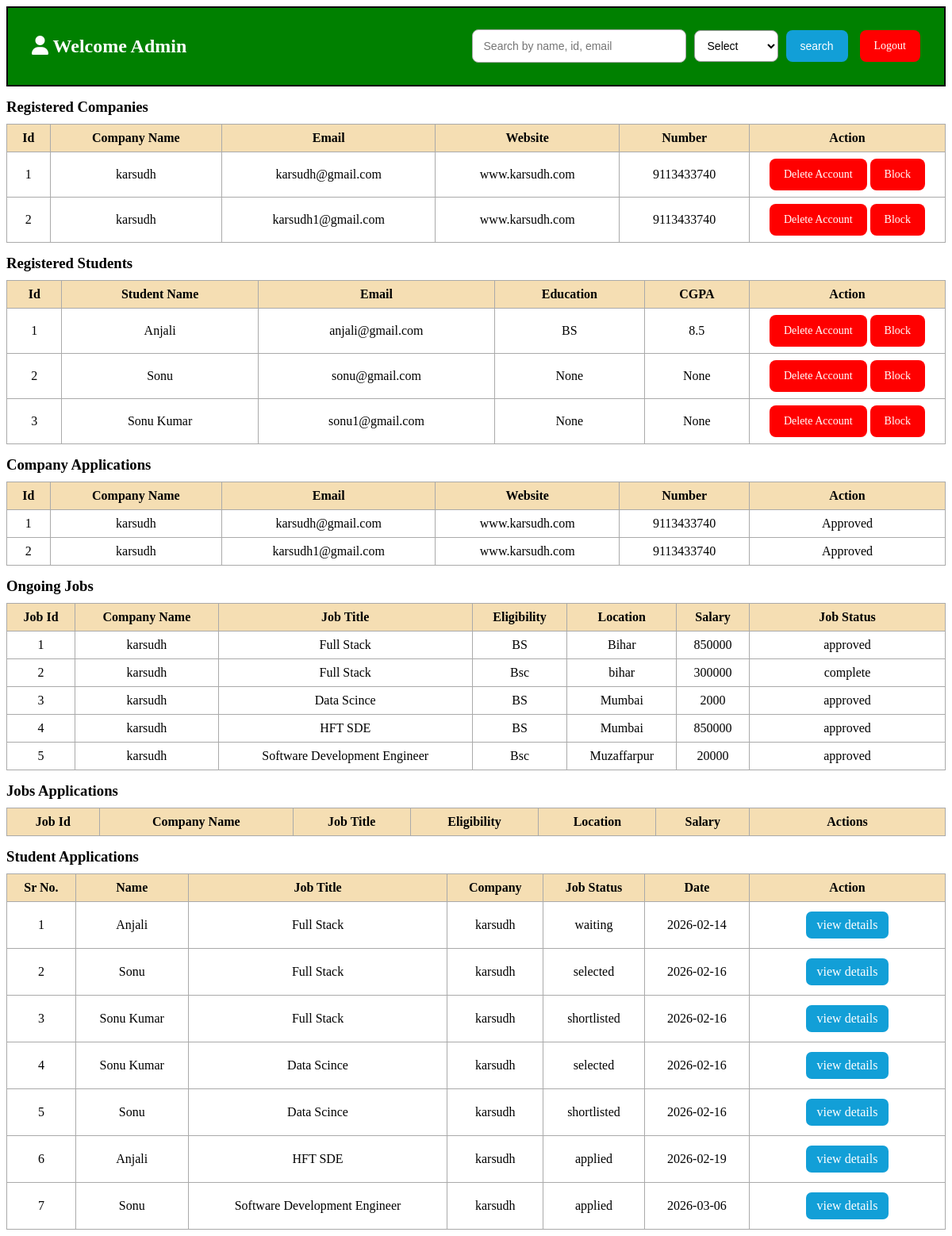
Page /admin_dash on the earlier database version.
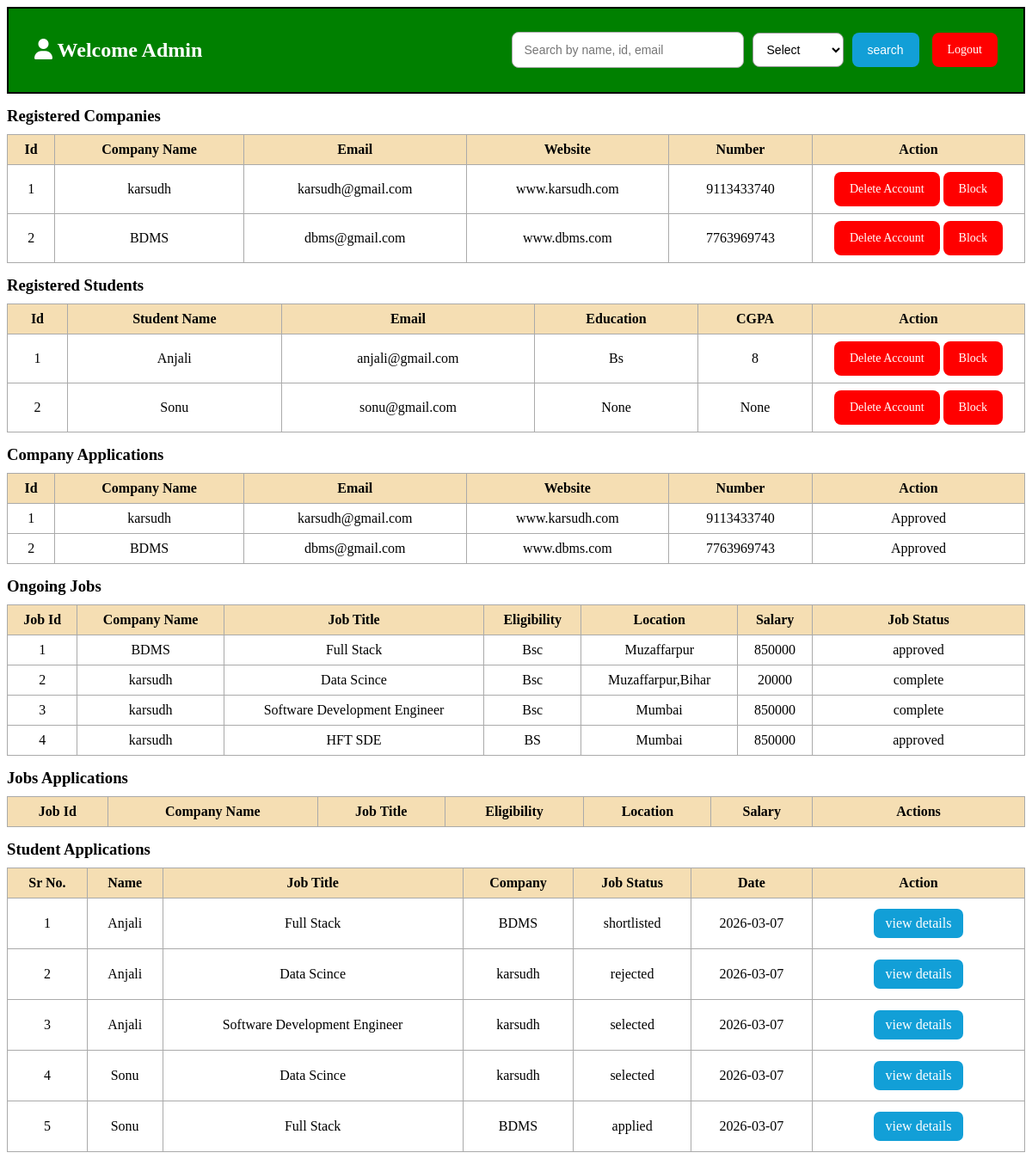
Same page on the later database version.
### application/models.py (models this page shows)
class User(db.Model):
    __tablename__ = "user"
    id = db.Column(db.Integer, primary_key=True)
    full_name = db.Column(db.String(30), nullable=False)
    email = db.Column(db.String(50), unique=True, nullable=False)
    password = db.Column(db.String(50), nullable=False)
    education = db.Column(db.String(50))
    cgpa = db.Column(db.String(50))
    address = db.Column(db.String(50))
    linkdin = db.Column(db.String(100))
    github = db.Column(db.String(100))
    hobby = db.Column(db.String(100))
    type = db.Column(db.String(20), default="student", nullable=False)
    status = db.Column(db.String(20), default="active", nullable=False)
    applications = db.relationship("Application",backref="user",cascade="all, delete")

class Company(db.Model):
    __tablename__ = "company"
    id = db.Column(db.Integer, primary_key=True)
    name = db.Column(db.String(50), nullable=False)
    email = db.Column(db.String(50), unique=True, nullable=False)
    password = db.Column(db.String(50), nullable=False)
    company_no = db.Column(db.Integer,nullable=False)
    website = db.Column(db.String(100),nullable=False)
    approval_status = db.Column(db.String(20), default="pending", nullable=False)
    status = db.Column(db.String(20), default="active", nullable=False)
    jobs = db.relationship("Jobs", backref="company",cascade="all, delete")

class Jobs(db.Model):
    __tablename__ = "jobs"
    id = db.Column(db.Integer, primary_key=True)
    company_id = db.Column(db.Integer, db.ForeignKey("company.id"), nullable=False)
    job_title = db.Column(db.String(50), nullable=False)
    job_description = db.Column(db.String(200) ,nullable=False)
    eligibility = db.Column(db.String(100) ,nullable=False)
    salary = db.Column(db.Integer ,nullable=False)
    location = db.Column(db.String(100),nullable=False)
    job_deadline = db.Column(db.Date)
    job_status = db.Column(db.String(20), default="pending", nullable=False)
    applications = db.relationship("Application", backref="jobs",cascade="all, delete")

class Application(db.Model):
    __tablename__ = "application"
    id = db.Column(db.Integer, primary_key=True)
    student_id = db.Column(db.Integer,db.ForeignKey("user.id", ondelete="CASCADE"),nullable=False)
    job_id = db.Column(db.Integer,db.ForeignKey("jobs.id", ondelete="CASCADE"),nullable=False)
    status = db.Column(db.String(20), default="applied", nullable=False)
    applied_date = db.Column(db.Date, default=date.today)

### application/controllers.py (the view)
@app.route("/admin_dash",methods=["GET","POST"])
def admin_dash():
    this_user=User.query.filter_by(type="admin").first()
    approve_company = Company.query.filter((Company.approval_status == "approved") | (Company.approval_status == "blocked")).all()
    reg_student=User.query.filter_by(type="student").all()
    req_company=Company.query.filter((Company.approval_status == "pending") | (Company.approval_status == "approved") |(Company.approval_status == "rejected")).all()
    req_jobs=Jobs.query.filter_by(job_status="pending").all()
    ongoing_jobs=Jobs.query.all()
    std_application = Application.query.all()
    return render_template("admin_dash.html",this_user=this_user,approve_company=approve_company,
                           reg_student=reg_student,req_company=req_company,req_jobs=req_jobs,
                           std_application=std_application,ongoing_jobs=ongoing_jobs)

### templates/admin_dash.html (shortened to what this page needs)
<!DOCTYPE html>
<html lang="en">
<head>
    <link rel="stylesheet" href="https://cdnjs.cloudflare.com/ajax/libs/font-awesome/6.5.0/css/all.min.css">
    <link rel="stylesheet" href="/static/admin.css">
</head>
<body>
    <div class="top-bar">
    <h2> <i class="fa-solid fa-user"></i> Welcome {{ this_user.full_name }}</h2>
    <div class="search-box">
            <form action="/admin_search/{{this_user.id}}" method="GET" style="display:flex; gap:10px;">
                <input type="text" name="search" placeholder="Search by name, id, email" required>
                <select name="key">
                    <option >Select</option>
                </select>
                <input type="submit" value="search" class="btn btn-blue">
            </form>
            <a href="/login" class="btn-red">Logout</a>
        </div>
    </div>
    <h3>Registered Companies</h3>
    <table>
        <tr>
            <th>Id</th>
            <th>Company Name</th>
            <th> Email </th>
            <th> Website </th>
            <th> Number </th>
            <th>Action</th>
        </tr>
        {% for i in approve_company %}
        <tr>
            <td>{{ loop.index }}</td>
            <td>{{ i.name}}</td>
            <td>{{ i.email}}</td>
            <td>{{ i.website}}</td>
            <td>{{ i.company_no}}</td>
            <td>
                <a href="/delete_comp/{{i.id}}" class="btn btn-red">Delete Account</a>
            {% if i.approval_status=="approved" %}
            <a href="/block/{{i.id}}" class="btn btn-red">Block</a>
            {% elif i.approval_status=="blocked" %}
            <a href="/unblock/{{i.id}}" class="btn btn-green">Unblock</a>
            {% endif %}
            </td>
        </tr>
        {% endfor %}
    </table>
    <h3>Registered Students</h3>
    <table>
        <tr>
            <th>Id</th>
            <th>Student Name</th>
            <th> Email</th>
            <th> Education </th>
            <th> CGPA</th>
            <th>Action</th>
        </tr>
        {% for i in reg_student %}
        <tr>
            <td>{{ loop.index}}</td>
            <td>{{ i.full_name }}</td>
            <td>{{ i.email }}</td>
            <td>{{ i.education }}</td>
            <td>{{ i.cgpa }}</td>
            <td>
                <a href="/delete_std/{{i.id}}" class="btn btn-red">Delete Account</a>
            {% if i.status=="active" %}
            <a href="/std_block/{{i.id}}" class="btn btn-red">Block</a>
            {% elif i.status=="blocked" %}
            <a href="/std_unblock/{{i.id}}" class="btn btn-green">Unblock</a>
            {% endif %}
            </td>
        </tr>
        {% endfor %}
    </table>
    <h3>Company Applications</h3>
    <table>
        <tr>
            <th>Id</th>
            <th>Company Name</th>
            <th> Email </th>
            <th> Website </th>
            <th> Number </th>
            <th>Action</th>
        </tr>
        {% for i in req_company %}
        <tr>
            <td>{{ loop.index }}</td>
            <td>{{ i.name }}</td>
            <td>{{ i.email }}</td>
            <td>{{ i.website }}</td>
            <td>{{ i.company_no }}</td>
            <td>
            {% if i.approval_status=="pending" %}
                <a href="/approve/{{i.id}}" class="btn btn-green">Approve</a>
                <a href="/reject/{{i.id}}" class="btn btn-red">Reject</a>
            {% elif i.approval_status=="rejected" %}
                Rejected
            {% else %}
                Approved
            {% endif %}
            </td>
        </tr>
        {% endfor %}
    </table>
    <h3> Ongoing Jobs </h3>
    <table>
        <tr>
            <th>Job Id </th>
            <th>Company Name</th>
            <th> Job Title </th>
            <th> Eligibility </th>
            <th> Location </th>
            <th> Salary </th>
            <th> Job Status </th>
        </tr>
        {%  for i in ongoing_jobs %}
        <tr>
            <td>{{ loop.index }}</td>
            <td>{{ i.company.name }}</td>
            <td>{{ i.job_title }}</td>
            <td>{{ i.eligibility }}</td>
            <td>{{ i.location }}</td>
            <td>{{ i.salary}}</td>
            <td>{{ i.job_status}}</td>
        </tr>
        {% endfor %}
    </table>
    <h3> Jobs Applications</h3>
    <table>
        <tr>
            <th>Job Id </th>
            <th>Company Name</th>
            <th> Job Title </th>
            <th> Eligibility </th>
            <th> Location </th>
            <th> Salary </th>
            <th> Actions </th>
        </tr>
    </table>
    <h3>Student Applications</h3>
    <table>
        <tr>
            <th>Sr No.</th>
            <th>Name</th>
            <th>Job Title</th>
            <th>Company</th>
            <th>Job Status</th>
            <th>Date</th>
            <th>Action</th>
        </tr>
        {%  for i in std_application %}
        <tr>
            <td>{{ loop.index }}</td>
            <td>{{ i.user.full_name }}</td>
            <td>{{ i.jobs.job_title }}</td>
            <td>{{ i.jobs.company.name }}</td>
            <td>{{ i.status }}</td>
            <td>{{ i.applied_date }}</td>
            <td><a href="/view_std_app/{{i.user.id}}/{{i.jobs.id}}" class="btn btn-blue">view details</a></td>
        </tr>
        {% endfor %}
    </table>
</body>
</html>

### static/admin.css (style rules this page uses)
body { background: white; }
.top-bar { background: green; color: white; padding: 15px 30px; display: flex; justify-content: space-between; align-items: center; border: 2px solid black; }
.search-box { display: flex; align-items: center; gap: 15px; }
.search-box form { display: flex; align-items: center; gap: 10px; }
.search-box select, .search-box input[type="text"], .search-box input[type="submit"], .btn-red { height: 40px; border-radius: 8px; font-size: 14px; }
.search-box select { padding: 0 12px; border: 1px solid #999; background: white; }
.search-box input[type="text"] { padding: 0 14px; width: 240px; border: 1px solid #aaa; transition: 0.3s ease; }
.search-box input[type="submit"] { padding: 0 18px; border: none; cursor: pointer; }
h3 { margin: 15px 0 5px; }
table { width: 100%; border-collapse: collapse; margin-top: 10px; }
th, td { border: 1px solid #aaa; padding: 8px; text-align: center; }
th { background: wheat; }
th:last-child, td:last-child { width: 230px; white-space: nowrap; }
.btn-red { background-color: red; color: white; padding: 0 18px; height: 40px; border-radius: 8px; text-decoration: none; font-weight: 500; display: inline-flex; align-items: center; justify-content: center; }
.btn-blue { background-color: rgb(18, 159, 215); color: white; padding: 8px 14px; border-radius: 7px; text-decoration: none; font-weight: 500; display: inline-block; margin: 4px 0; }

Differences in the rows shown:
removed User: full_name "Sonu Kumar", email "sonu1@gmail.com", education "None", cgpa "None"
removed Jobs: company.name "karsudh", job_title "Software Development Engineer", eligibility "Bsc", location "Muzaffarpur", salary "20000", job_status "approved"
removed Application: user.full_name "Anjali", jobs.job_title "HFT SDE", jobs.company.name "karsudh", status "applied", applied_date "2026-02-19"
removed Application: user.full_name "Sonu", jobs.job_title "Software Development Engineer", jobs.company.name "karsudh", status "applied", applied_date "2026-03-06"
changed Company: name "karsudh" → "BDMS"; email "karsudh1@gmail.com" → "dbms@gmail.com"; website "www.karsudh.com" → "www.dbms.com"; company_no "9113433740" → "7763969743"
changed User "Anjali": education "BS" → "Bs"; cgpa "8.5" → "8"
changed Jobs "Full Stack": company.name "karsudh" → "BDMS"; eligibility "BS" → "Bsc"; location "Bihar" → "Muzaffarpur"
changed Jobs: job_title "Full Stack" → "Data Scince"; location "bihar" → "Muzaffarpur,Bihar"; salary "300000" → "20000"
changed Jobs: job_title "Data Scince" → "Software Development Engineer"; eligibility "BS" → "Bsc"; salary "2000" → "850000"; job_status "approved" → "complete"
changed Application: jobs.company.name "karsudh" → "BDMS"; status "waiting" → "shortlisted"; applied_date "2026-02-14" → "2026-03-07"
changed Application: user.full_name "Sonu" → "Anjali"; jobs.job_title "Full Stack" → "Data Scince"; status "selected" → "rejected"; applied_date "2026-02-16" → "2026-03-07"
changed Application: user.full_name "Sonu Kumar" → "Anjali"; jobs.job_title "Full Stack" → "Software Development Engineer"; status "shortlisted" → "selected"; applied_date "2026-02-16" → "2026-03-07"
changed Application (number 4 of 5 on the later page): user.full_name "Sonu Kumar" → "Sonu"; applied_date "2026-02-16" → "2026-03-07"
changed Application: jobs.job_title "Data Scince" → "Full Stack"; jobs.company.name "karsudh" → "BDMS"; status "shortlisted" → "applied"; applied_date "2026-02-16" → "2026-03-07"
